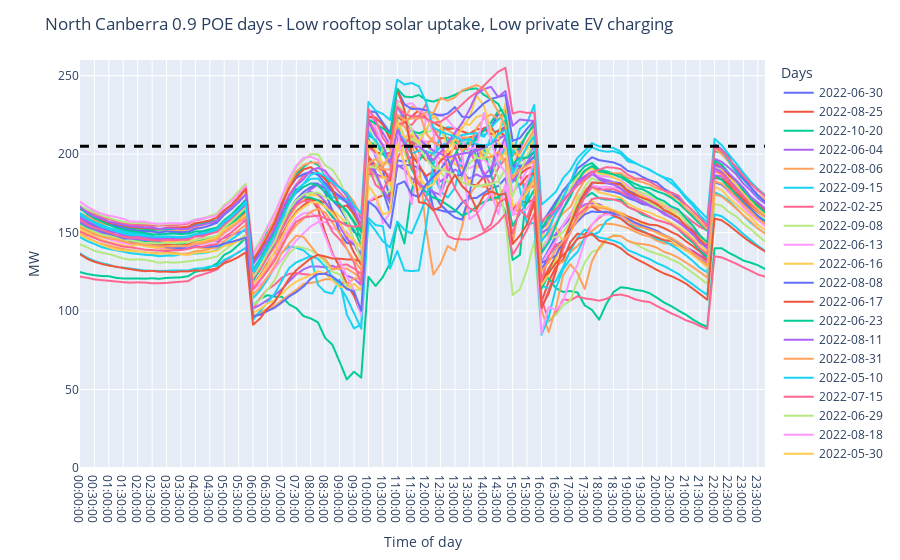

Notebook cell for this chart:
### Code cell
fig = go.Figure(many_day_df_future_EV[high_load_days].plot(title=''))
fig.update_yaxes(range = [y_min,y_max])
if plt_min < 0:
    fig.add_hline(y=0, line_width=1, line_dash="solid", line_color="black")
fig.add_hline(y=zs_combined_rating, line_width=3, line_dash="dash", line_color="black")
fig.update_layout(
    title=f"{SA_region} {POE} POE days - {solar_uptake} rooftop solar uptake, {EV_private_charging} private EV charging",
    xaxis_title="Time of day",
    yaxis_title="MW",
    legend_title="Days",
)
